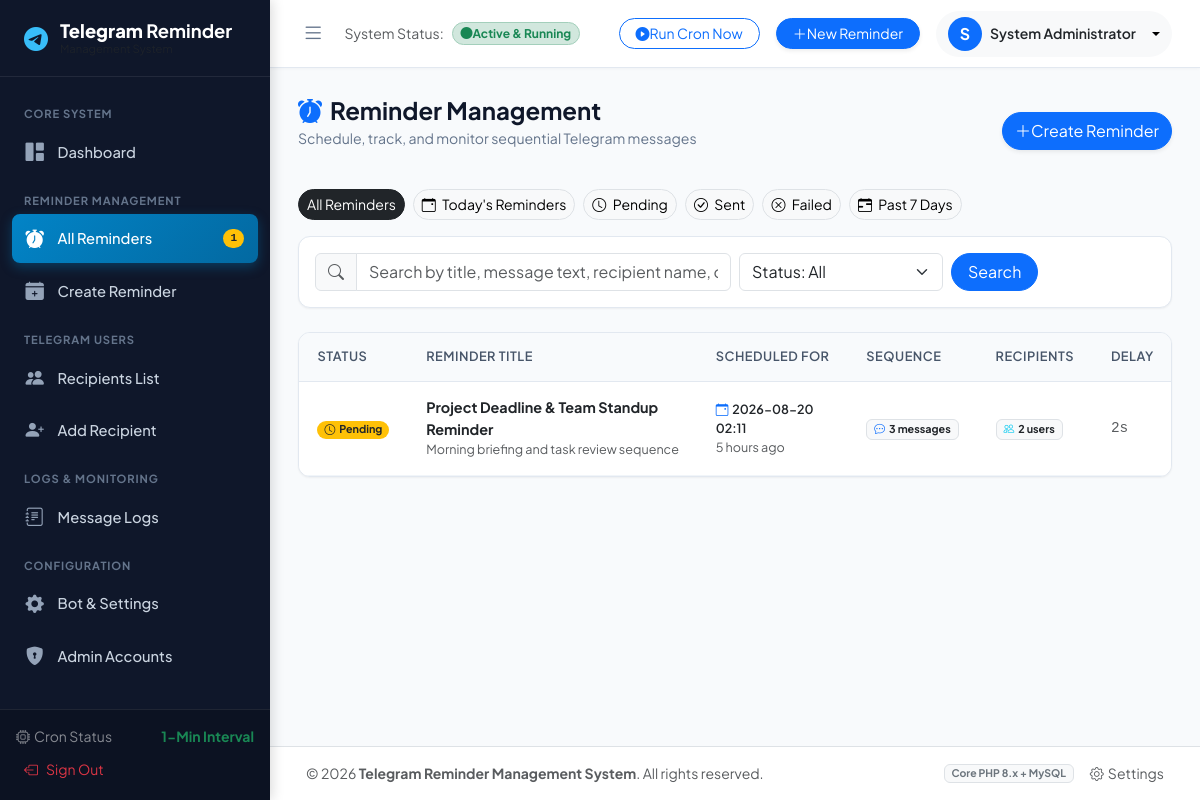
Page /reminders/index.php (signed in) on the committed database.
### tables this page shows
CREATE TABLE `reminders` (
  `id` INT AUTO_INCREMENT PRIMARY KEY,
  `title` VARCHAR(255) NOT NULL,
  `description` TEXT NULL,
  `scheduled_time` DATETIME NOT NULL,
  `status` ENUM('pending', 'in_progress', 'sent', 'failed', 'partially_sent') DEFAULT 'pending',
  `delay_seconds` INT DEFAULT 2,
  `created_by` INT NULL,
  `created_at` DATETIME DEFAULT CURRENT_TIMESTAMP,
  `updated_at` DATETIME DEFAULT CURRENT_TIMESTAMP ON UPDATE CURRENT_TIMESTAMP,
  INDEX `idx_scheduled_status` (`scheduled_time`, `status`),
  INDEX `idx_status` (`status`),
  INDEX `idx_created_by` (`created_by`),
  CONSTRAINT `fk_reminders_admin` FOREIGN KEY (`created_by`) REFERENCES `admins` (`id`) ON DELETE SET NULL
);

CREATE TABLE `settings` (
  `id` INT AUTO_INCREMENT PRIMARY KEY,
  `setting_key` VARCHAR(100) NOT NULL UNIQUE,
  `setting_value` TEXT NULL,
  `updated_at` DATETIME DEFAULT CURRENT_TIMESTAMP ON UPDATE CURRENT_TIMESTAMP
);

### includes/auth.php (called while the page is built, shortened)
<?php
function current_admin(): ?array {
    $db = get_db();
    try {
        $stmt = $db->prepare("SELECT id, username, email, full_name, role, created_at FROM admins WHERE id = :id LIMIT 1");
        $stmt->execute(['id' => $_SESSION['admin_id']]);
        $admin = $stmt->fetch();
        return $admin ?: null;
    } catch (Throwable $e) {
        return null;
    }
}

### reminders/index.php (the view, shortened to what this page needs)
<?php
require_once INCLUDES_PATH . '/header.php';
$db = get_db();
$filter = trim($_GET['filter'] ?? 'all');
$statusFilter = trim($_GET['status'] ?? '');
$search = trim($_GET['search'] ?? '');
$sql = "
    SELECT r.*,
           COUNT(DISTINCT rm.id) as message_count,
           COUNT(DISTINCT rr.id) as recipient_count,
           a.username as author_name
    FROM reminders r
    LEFT JOIN reminder_messages rm ON r.id = rm.reminder_id
    LEFT JOIN reminder_recipients rr ON r.id = rr.reminder_id
    LEFT JOIN admins a ON r.created_by = a.id
    WHERE 1=1
";
$params = [];
$sql .= " GROUP BY r.id ORDER BY r.scheduled_time DESC";
$reminders = [];
if ($db) {
    try {
        $stmt = $db->prepare($sql);
        $stmt->execute($params);
        $reminders = $stmt->fetchAll();
    } catch (Throwable $e) {
        error_log("Error fetching reminders: " . $e->getMessage());
    }
}
?>
<div class="page-header">
    <div>
        <h1 class="page-title">
            <i class="bi bi-alarm-fill text-primary"></i> Reminder Management
        </h1>
        <p class="page-subtitle">Schedule, track, and monitor sequential Telegram messages</p>
    </div>
    <div class="d-flex align-items-center gap-2">
        <a href="<?= BASE_URL ?>/reminders/create.php" class="btn btn-primary rounded-pill px-3.5 shadow-sm d-inline-flex align-items-center gap-1.5">
            <i class="bi bi-plus-lg"></i> Create Reminder
        </a>
    </div>
</div>
<div class="d-flex align-items-center gap-2 mb-3 flex-wrap">
    <a href="<?= BASE_URL ?>/reminders/index.php" class="btn btn-sm rounded-pill <?= ($filter === 'all' && empty($statusFilter)) ? 'btn-dark' : 'btn-light border' ?>">
        All Reminders
    </a>
    <a href="<?= BASE_URL ?>/reminders/index.php?filter=today" class="btn btn-sm rounded-pill <?= ($filter === 'today') ? 'btn-dark' : 'btn-light border' ?>">
        <i class="bi bi-calendar-event me-1"></i> Today's Reminders
    </a>
    <a href="<?= BASE_URL ?>/reminders/index.php?status=pending" class="btn btn-sm rounded-pill <?= ($statusFilter === 'pending') ? 'btn-warning text-dark fw-bold' : 'btn-light border' ?>">
        <i class="bi bi-clock me-1"></i> Pending
    </a>
    <a href="<?= BASE_URL ?>/reminders/index.php?status=sent" class="btn btn-sm rounded-pill <?= ($statusFilter === 'sent') ? 'btn-success fw-bold' : 'btn-light border' ?>">
        <i class="bi bi-check-circle me-1"></i> Sent
    </a>
    <a href="<?= BASE_URL ?>/reminders/index.php?status=failed" class="btn btn-sm rounded-pill <?= ($statusFilter === 'failed') ? 'btn-danger fw-bold' : 'btn-light border' ?>">
        <i class="bi bi-x-circle me-1"></i> Failed
    </a>
    <a href="<?= BASE_URL ?>/reminders/index.php?filter=past7days" class="btn btn-sm rounded-pill <?= ($filter === 'past7days') ? 'btn-dark' : 'btn-light border' ?>">
        <i class="bi bi-calendar-range me-1"></i> Past 7 Days
    </a>
</div>
<div class="card-custom mb-4">
    <div class="p-3">
        <form method="GET" action="<?= BASE_URL ?>/reminders/index.php" class="row g-2 align-items-center">
            <div class="col-md-7 col-lg-6">
                <div class="input-group">
                    <span class="input-group-text bg-light text-muted"><i class="bi bi-search"></i></span>
                    <input type="text" class="form-control" name="search" value="<?= e($search) ?>" placeholder="Search by title, message text, recipient name, or chat ID...">
                </div>
            </div>
            <div class="col-md-3 col-lg-3">
                <select class="form-select" name="status" onchange="this.form.submit()">
                    <option value="">Status: All</option>
                </select>
            </div>
            <div class="col-md-2 col-lg-3 d-flex gap-2">
                <button type="submit" class="btn btn-primary rounded-pill px-3">Search</button>
            </div>
        </form>
    </div>
</div>
<div class="card-custom">
    <div class="table-responsive">
        <table class="table table-custom align-middle">
            <thead>
                <tr>
                    <th>Status</th>
                    <th>Reminder Title</th>
                    <th>Scheduled For</th>
                    <th>Sequence</th>
                    <th>Recipients</th>
                    <th>Delay</th>
                </tr>
            </thead>
            <tbody>
                <?php if (empty($reminders)): ?>
                    <tr>
                        <td colspan="7" class="text-center py-5 text-muted">
                            <i class="bi bi-alarm fs-1 d-block mb-2 text-secondary"></i>
                            No reminders found matching your criteria.
                            <div class="mt-2">
                                <a href="<?= BASE_URL ?>/reminders/create.php" class="btn btn-sm btn-primary rounded-pill">Create New Reminder</a>
                            </div>
                        </td>
                    </tr>
                <?php else: ?>
                    <?php foreach ($reminders as $r): ?>
                        <tr>
                            <td>
                                <?= get_status_badge($r['status']) ?>
                            </td>
                            <td>
                                <div class="fw-bold text-dark mb-0.5">
                                    <a href="<?= BASE_URL ?>/reminders/view.php?id=<?= $r['id'] ?>" class="text-decoration-none text-dark hover-primary">
                                        <?= e($r['title']) ?>
                                    </a>
                                </div>
                                <?php if (!empty($r['description'])): ?>
                                    <div class="text-muted small text-truncate" style="max-width: 300px;"><?= e($r['description']) ?></div>
                                <?php endif; ?>
                            </td>
                            <td>
                                <div class="fw-semibold text-dark small">
                                    <i class="bi bi-calendar-event text-primary me-1"></i><?= format_datetime($r['scheduled_time']) ?>
                                </div>
                                <div class="text-muted small">
                                    <?= time_ago($r['scheduled_time']) ?>
                                </div>
                            </td>
                            <td>
                                <span class="badge bg-light text-dark border">
                                    <i class="bi bi-chat-dots me-1 text-primary"></i><?= (int)$r['message_count'] ?> messages
                                </span>
                            </td>
                            <td>
                                <span class="badge bg-light text-dark border">
                                    <i class="bi bi-people me-1 text-info"></i><?= (int)$r['recipient_count'] ?> users
                                </span>
                            </td>
                            <td class="text-muted small font-monospace">
                                <?= (int)$r['delay_seconds'] ?>s
                            </td>
                        </tr>
                    <?php endforeach; ?>
                <?php endif; ?>
            </tbody>
        </table>
    </div>
</div>
<?php require_once INCLUDES_PATH . '/footer.php'; ?>

### includes/header.php (shortened to what this page needs)
<?php
$currentAdmin = current_admin();
?>
<!DOCTYPE html>
<html lang="en">
<head>
    <link href="https://cdn.jsdelivr.net/npm/bootstrap@5.3.3/dist/css/bootstrap.min.css" rel="stylesheet">
    <link rel="stylesheet" href="https://cdn.jsdelivr.net/npm/bootstrap-icons@1.11.3/font/bootstrap-icons.min.css">
    <link rel="stylesheet" href="<?= BASE_URL ?>/assets/css/style.css">
</head>
<body>
<div class="app-wrapper">
    <?php require_once INCLUDES_PATH . '/sidebar.php'; ?>
    <div class="app-main">
        <header class="app-topbar">
            <div class="topbar-left">
                <button class="sidebar-toggle" id="sidebarToggle" aria-label="Toggle navigation">
                    <i class="bi bi-list"></i>
                </button>
                <div class="d-none d-md-flex align-items-center gap-2">
                    <span class="text-muted small">System Status:</span>
                    <span class="badge bg-success-subtle text-success border border-success-subtle rounded-pill px-2.5 py-1">
                        <i class="bi bi-circle-fill badge-pulse me-1"></i>Active & Running
                    </span>
                </div>
            </div>
            <div class="topbar-right">
                <button type="button" class="btn btn-sm btn-outline-primary rounded-pill px-3 d-none d-sm-inline-flex align-items-center gap-1.5" id="btnRunCronNow" title="Trigger pending reminders immediately">
                    <i class="bi bi-play-circle-fill text-primary"></i>
                    <span>Run Cron Now</span>
                </button>
                <a href="<?= BASE_URL ?>/reminders/create.php" class="btn btn-sm btn-primary rounded-pill px-3 d-inline-flex align-items-center gap-1.5 shadow-sm">
                    <i class="bi bi-plus-lg"></i>
                    <span class="d-none d-sm-inline">New Reminder</span>
                </a>
                <div class="dropdown">
                    <button class="btn btn-light border-0 dropdown-toggle d-flex align-items-center gap-2 p-1.5 rounded-pill" type="button" data-bs-toggle="dropdown" aria-expanded="false">
                        <div class="bg-primary text-white rounded-circle d-flex align-items-center justify-content-center" style="width: 34px; height: 34px; font-weight: 700;">
                            <?= strtoupper(substr($currentAdmin['full_name'] ?? $currentAdmin['username'] ?? 'A', 0, 1)) ?>
                        </div>
                        <span class="d-none d-md-inline fw-semibold small text-dark me-1">
                            <?= e($currentAdmin['full_name'] ?? $currentAdmin['username'] ?? 'Admin') ?>
                        </span>
                    </button>
                </div>
            </div>
        </header>
        <main class="app-content">

### includes/functions.php (shortened to what this page needs)
<?php
function e(?string $string): string {
    return htmlspecialchars((string)($string ?? ''), ENT_QUOTES, 'UTF-8');
}
function get_setting(string $key, string $default = ''): string {
    $db = get_db();
    try {
        $stmt = $db->prepare("SELECT `setting_value` FROM `settings` WHERE `setting_key` = :key LIMIT 1");
        $stmt->execute(['key' => $key]);
        $val = $stmt->fetchColumn();
        $result = ($val !== false && $val !== null) ? (string)$val : $default;
        return $result;
    } catch (Throwable $e) {
        return $default;
    }
}
function format_datetime(?string $datetime, ?string $format = null): string {
    try {
        $dt = new DateTime($datetime);
        $fmt = $format ?: get_setting('date_format', 'Y-m-d H:i');
        return $dt->format($fmt);
    } catch (Exception $e) {
        return (string)$datetime;
    }
}
function time_ago(?string $datetime): string {
    try {
        $time = strtotime($datetime);
        $now = time();
        $diff = $time - $now;
        $isFuture = $diff > 0;
        $diff = abs($diff);
        $units = [
            31536000 => 'year',
            2592000  => 'month',
            604800   => 'week',
            86400    => 'day',
            3600     => 'hour',
            60       => 'minute',
        ];
        foreach ($units as $secs => $unit) {
            if ($diff >= $secs) {
                $val = (int)floor($diff / $secs);
                $plural = $val > 1 ? 's' : '';
                return $isFuture ? "in {$val} {$unit}{$plural}" : "{$val} {$unit}{$plural} ago";
            }
        }
        return date('Y-m-d H:i', $time);
    } catch (Throwable $e) {
        return (string)$datetime;
    }
}
function get_status_badge(string $status): string {
    return match(strtolower($status)) {
        'pending' => '<span class="badge bg-warning text-dark px-2.5 py-1.5 rounded-pill"><i class="bi bi-clock me-1"></i>Pending</span>',
        'in_progress' => '<span class="badge bg-info text-dark px-2.5 py-1.5 rounded-pill"><i class="bi bi-arrow-repeat spin me-1"></i>Sending...</span>',
        'sent' => '<span class="badge bg-success px-2.5 py-1.5 rounded-pill"><i class="bi bi-check-circle me-1"></i>Sent</span>',
        'failed' => '<span class="badge bg-danger px-2.5 py-1.5 rounded-pill"><i class="bi bi-x-circle me-1"></i>Failed</span>',
        'partially_sent' => '<span class="badge bg-purple px-2.5 py-1.5 rounded-pill"><i class="bi bi-exclamation-circle me-1"></i>Partially Sent</span>',
        default => '<span class="badge bg-secondary px-2.5 py-1.5 rounded-pill">' . e(ucfirst($status)) . '</span>'
    };
}

### rows in the picture
reminders: status "Pending", title "Project Deadline & Team Standup Reminder", description "Morning briefing and task review sequence", scheduled_time.setting_value "2026-08-20 02:11", scheduled_time "5 hours ago", message_count "3", recipient_count "2", delay_seconds "2"

### other values in the picture
$pendingCount "1"
$currentAdmin['full_name'] "System Administrator"
APP_NAME "Telegram Reminder Management System"
